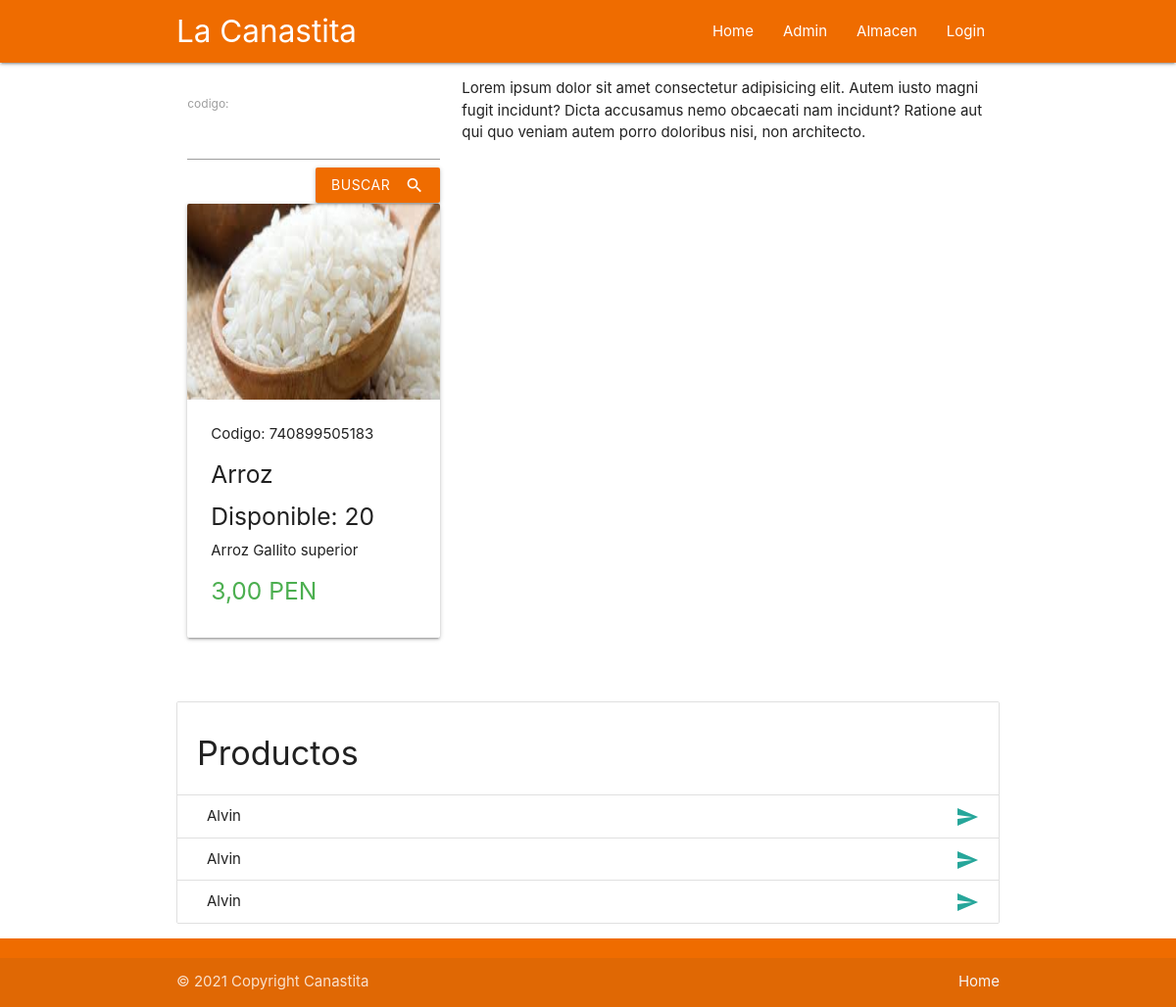
The page /venta/1 on the database its author committed.
### cajero/models.py (models this page shows, shortened)
class Producto(models.Model):
    codigo = models.CharField(max_length=12)
    nombre = models.CharField(max_length=15)
    unidad_medida = models.CharField(max_length=10)
    precio = models.DecimalField(null=False, validators=[MinValueValidator(Decimal('0.01'))], max_digits=7, decimal_places=2)
    descripcion = models.TextField()
    cantidad = models.PositiveIntegerField(default=20)
    imagen = models.ImageField(upload_to="productos", null=True)
    created = models.DateTimeField(auto_now_add=True)
    updated = models.DateTimeField(auto_now=True)

### cajero/views.py (the view)
# urls.py: path('venta/<id>', ventas, name="ventas")
def ventas(request, id):
    producto = get_object_or_404(Producto, id = id)
    data = {
        'p':producto
    }
    return render(request, 'cajero/ventas.html', data)

### cajero/templates/cajero/ventas.html (shortened to what this page needs)
{% extends 'cajero/base.html' %}
{% load static %}
{% load humanize %}
{% block content %}
<div class="container">
  <div class="row section">
    <div class="col s4">
      <div class="section">
        <form action="">
          <label for="fname">codigo:</label>
          <input type="text">
          <button class="btn waves-effect orange darken-3 right" type="submit" name="action">buscar<i class="material-icons right">search</i>
          </button>
        </form>
      </div>
      <div class="section">
        <div class="card">
          <div class="card-image">
            {% if p.imagen %}
            <img width="400" height="200" src="{{ p.imagen.url}}">
            {% endif %}
          </div>
          <div class="card-content">
            Codigo: {{p.codigo}}
            <h5>{{ p.nombre | capfirst }}</h5>
            <h5>Disponible: {{ p.cantidad }}</h5>
            <p>{{ p.descripcion}}</p>
            <h5 class="green-text darken-1">{{ p.precio | intcomma }} PEN</h5>
          </div>
        </div>
      </div>
    </div>
    <div class="col s8 white valign-wrapper">Lorem ipsum dolor sit amet consectetur adipisicing elit. Autem iusto magni fugit incidunt? Dicta accusamus nemo obcaecati nam incidunt? Ratione aut qui quo veniam autem porro doloribus nisi, non architecto.</div>
  </div>
  <ul class="collection with-header">
      <li class="collection-header"><h4>Productos</h4></li>
      <li class="collection-item"><div>Alvin<a href="#!" class="secondary-content"><i class="material-icons">send</i></a></div></li>
      <li class="collection-item"><div>Alvin<a href="#!" class="secondary-content"><i class="material-icons">send</i></a></div></li>
      <li class="collection-item"><div>Alvin<a href="#!" class="secondary-content"><i class="material-icons">send</i></a></div></li>
    </ul>
</div>
{% endblock %}

### rows shown on the page
Producto: imagen (picture), codigo "740899505183", nombre "Arroz", cantidad "20", descripcion "Arroz Gallito superior", precio "3,00"
